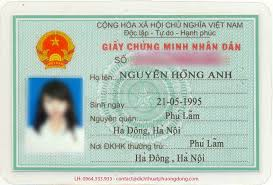
#> input picture Xử-Lý-Ảnh/Image/CMTND01.jpg, 273 x 185 px
$ python Bai4.py
#> lines starting #> are read from the running program, lines starting #| are printed output that depends on the picture; after the words box and inside, x2 and y2 are one past the last pixel; in counts of white or black regions, pixels touching at a corner belong together
import cv2
import numpy

I = cv2.imread('Image/CMTND01.jpg')
#> I is the input picture: shape (185, 273, 3); mean B, G, R 189.2, 199.8, 185.5
cv2.imshow('image', I)
#Hiển thị giá trị pixel điểm ảnh tại tọa độ y=40 (dòng), x=15 (cột).
print('Img point : ', I[40, 15])
#| Img point :  [165 189 141]

#2.
Ig2=cv2.cvtColor(I,cv2.COLOR_BGR2GRAY)
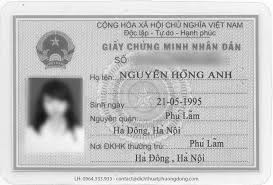
#> Ig2: shape (185, 273); min 18, max 255, mean 194.4
ret, bina1 = cv2.threshold(Ig2,90,255,cv2.THRESH_BINARY)
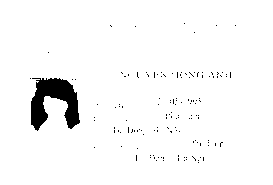
#> bina1: shape (185, 273); 96.6% white; 135 black regions (134 under 20 px), largest, box (x1, y1, x2, y2) and area: (31, 78, 80, 131) 1467
cv2.imshow("Binary 1 BINARY : ",bina1)
ret, bina2 = cv2.threshold(Ig2,90,255,cv2.THRESH_OTSU)
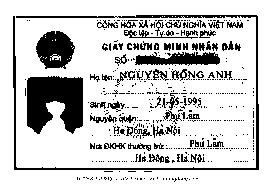
#> bina2: shape (185, 273); 79.8% white; 478 black regions (405 under 20 px), largest, box (x1, y1, x2, y2) and area: (27, 76, 83, 134) 2519, (13, 15, 259, 170) 1744, (36, 31, 75, 69) 1046
#> ret = 170
cv2.imshow("Binary 2 OTSU : ",bina2)
#3
img3_5 = cv2.resize(I,(500,300))
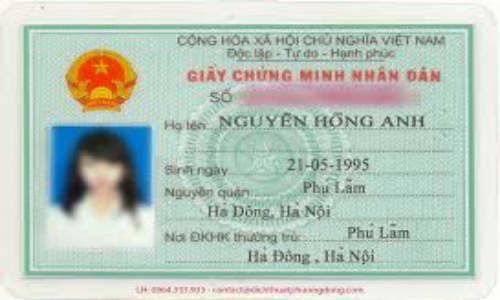
#> img3_5: shape (300, 500, 3); mean B, G, R 189.1, 199.7, 185.4
cv2.imshow("300x500 : ",img3_5)
cv2.imwrite("CMND01_300_500.png",I)
#4
print(numpy.min(I[:,:,2]))
#| 0
print(numpy.max(I[:,:,2]))
#| 255


cv2.waitKey(0)
cv2.destroyAllWindows()
